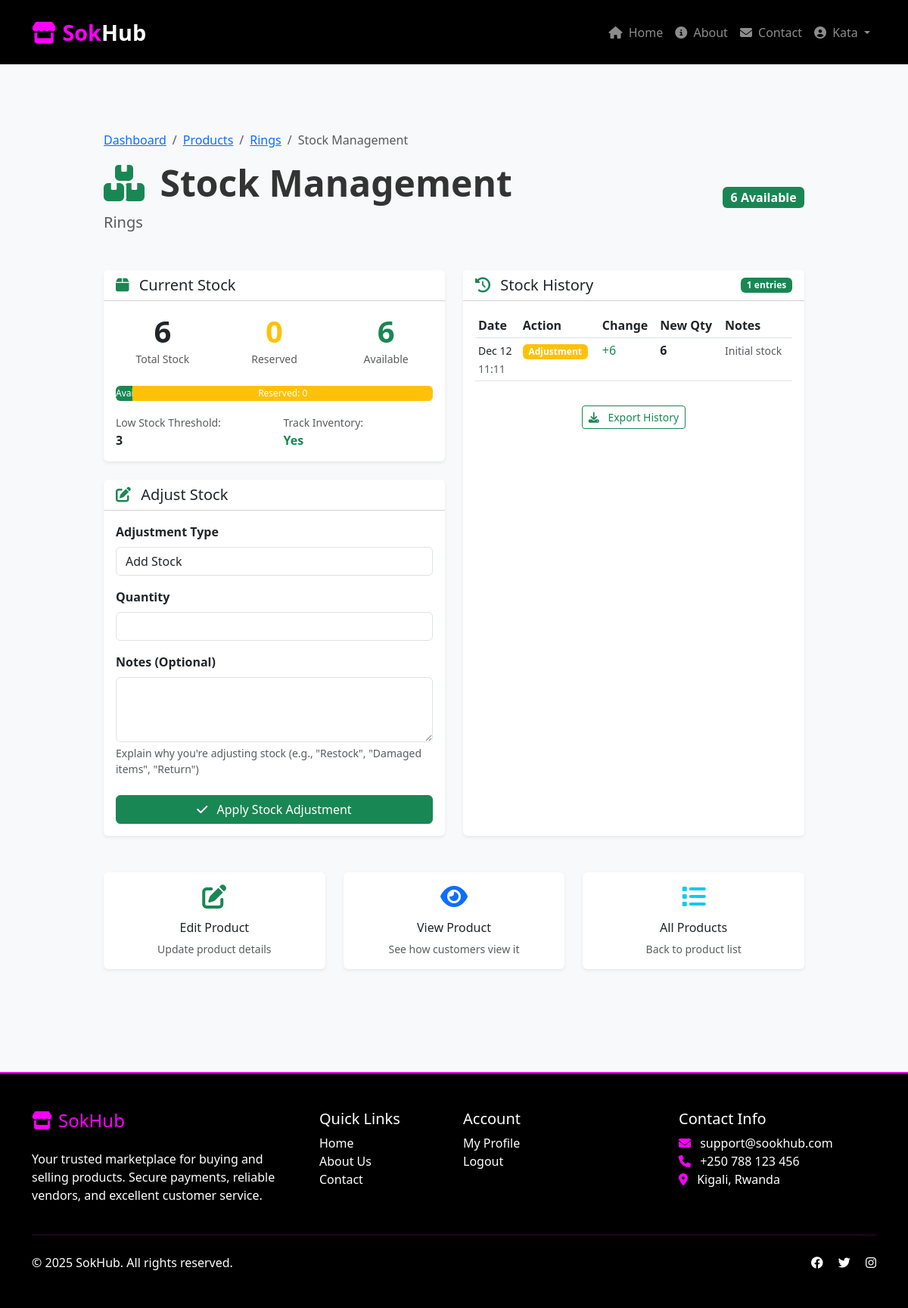
Page /vendor/products/4/stock/ (signed in) on the earlier database version.
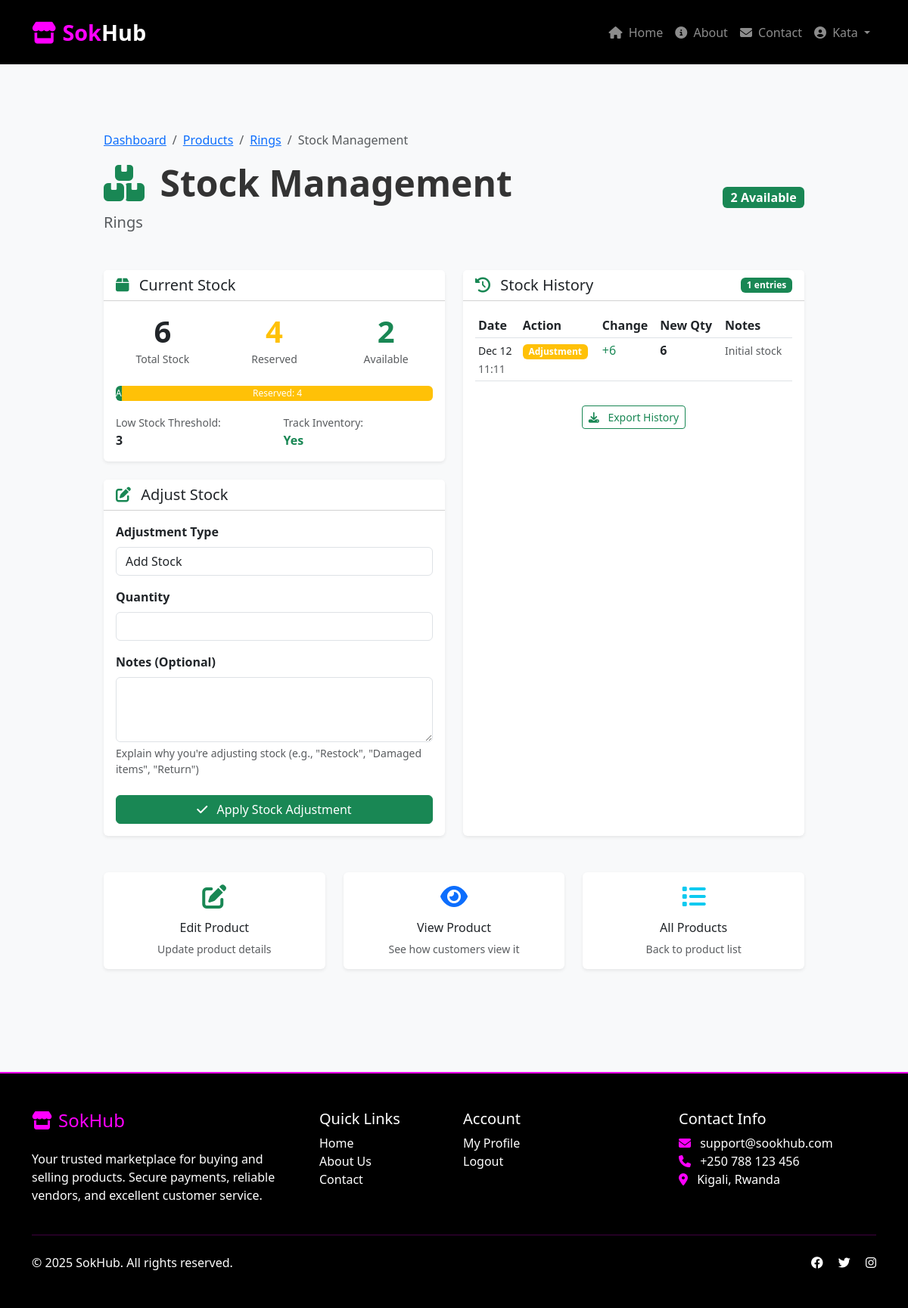
Same page on the later database version.
### product/models.py (models this page shows, shortened)
class Product(models.Model):
    STATUS_CHOICES = (
        ('draft', 'Draft'),
        ('active', 'Active'),
        ('out_of_stock', 'Out of Stock'),
        ('discontinued', 'Discontinued'),
        ('pending_review', 'Pending Review'),
    )
    name = models.CharField(max_length=200)
    slug = models.SlugField(max_length=200, unique=True)
    description = models.TextField()
    short_description = models.CharField(max_length=300, blank=True, null=True)
    vendor = models.ForeignKey('customer.User', on_delete=models.CASCADE,
                              limit_choices_to={'user_type': 'vendor'},
                              related_name='products')
    price = models.DecimalField(max_digits=10, decimal_places=2,
                               validators=[MinValueValidator(Decimal('0.01'))])
    compare_at_price = models.DecimalField(max_digits=10, decimal_places=2,
                                          null=True, blank=True,
                                          validators=[MinValueValidator(Decimal('0.01'))])
    sku = models.CharField(max_length=100, unique=True, blank=True, null=True)
    barcode = models.CharField(max_length=100, blank=True, null=True)
    quantity = models.IntegerField(default=0, validators=[MinValueValidator(0)])
    low_stock_threshold = models.IntegerField(default=5, validators=[MinValueValidator(1)])
    is_track_inventory = models.BooleanField(default=True)
    allow_backorder = models.BooleanField(default=False)
    category = models.ForeignKey(Category, on_delete=models.SET_NULL,
                                null=True, blank=True, related_name='products')
    tags = models.ManyToManyField('ProductTag', blank=True)
    status = models.CharField(max_length=20, choices=STATUS_CHOICES, default='draft')
    is_featured = models.BooleanField(default=False)
    is_available = models.BooleanField(default=True)
    requires_shipping = models.BooleanField(default=True)
    main_image = models.ImageField(upload_to=image_path, null=True, blank=True)
    meta_title = models.CharField(max_length=200, blank=True, null=True)
    meta_description = models.TextField(blank=True, null=True)
    view_count = models.IntegerField(default=0)
    purchase_count = models.IntegerField(default=0)
    average_rating = models.DecimalField(max_digits=3, decimal_places=2, default=0.00,
                                        validators=[MinValueValidator(0), MaxValueValidator(5)])
    reservation_count = models.IntegerField(default=0)  # Items reserved in carts
    last_restocked = models.DateTimeField(null=True, blank=True)
    created_at = models.DateTimeField(auto_now_add=True)
    updated_at = models.DateTimeField(auto_now=True)
    published_at = models.DateTimeField(null=True, blank=True)
    class Meta:
        ordering = ['-created_at']
        indexes = [
            models.Index(fields=['slug']),
            models.Index(fields=['status', 'is_available']),
            models.Index(fields=['vendor', 'status']),
            models.Index(fields=['category', 'is_available']),
        ]
    def get_available_quantity(self):
        try:
            return max(0, self.quantity - self.reservation_count)
        except:
            return 0
    def is_in_stock(self):
        if not self.is_track_inventory:
            return True
        if self.allow_backorder:
            return True
        return self.get_available_quantity() > 0

### product/views.py (the view)
# urls.py: path('vendor/products/<int:pk>/stock/', views.vendor_stock_management, name='vendor_stock_management'),
@login_required
@vendor_required
def vendor_stock_management(request, pk):
    product = get_object_or_404(Product, pk=pk, vendor=request.user)
    if request.method == 'POST':
        form = StockAdjustmentForm(request.POST)
        if form.is_valid():
            adjustment_type = form.cleaned_data['adjustment_type']
            quantity = form.cleaned_data['quantity']
            notes = form.cleaned_data['notes']
            try:
                with transaction.atomic():
                    old_quantity = product.quantity
                    if adjustment_type == 'add':
                        product.quantity += quantity
                        quantity_change = quantity
                    elif adjustment_type == 'remove':
                        if product.quantity >= quantity:
                            product.quantity -= quantity
                            quantity_change = -quantity
                        else:
                            messages.error(request, 'Cannot remove more stock than available.')
                            return redirect('vendor_stock_management', pk=pk)
                    else:  # set
                        quantity_change = quantity - old_quantity
                        product.quantity = quantity
                    product.save()
                    StockHistory.objects.create(
                        product=product,
                        action='adjustment',
                        quantity_change=quantity_change,
                        new_quantity=product.quantity,
                        notes=notes,
                        performed_by=request.user
                    )
                    messages.success(request, 'Stock updated successfully!')
                    return redirect('vendor_product_list')
            except Exception as e:
                messages.error(request, f'Error updating stock: {str(e)}')
    else:
        form = StockAdjustmentForm()
    stock_history = StockHistory.objects.filter(product=product).order_by('-created_at')[:20]
    context = {
        'product': product,
        'form': form,
        'stock_history': stock_history,
    }
    return render(request, 'vendor/stock_management.html', context)

### product/form.py
class StockAdjustmentForm(forms.Form):
    ADJUSTMENT_TYPES = (
        ('add', 'Add Stock'),
        ('remove', 'Remove Stock'),
        ('set', 'Set Stock'),
    )
    adjustment_type = forms.ChoiceField(
        choices=ADJUSTMENT_TYPES,
        widget=forms.Select(attrs={'class': 'form-control'})
    )
    quantity = forms.IntegerField(
        min_value=1,
        widget=forms.NumberInput(attrs={'class': 'form-control'})
    )
    notes = forms.CharField(
        required=False,
        widget=forms.Textarea(attrs={'class': 'form-control', 'rows': 3})
    )

### product/templates/vendor/stock_management.html (shortened to what the changed rows need)
{% extends "base.html" %}
{% block content %}
<div class="container py-5">
    <div class="row justify-content-center">
        <div class="col-lg-10">
            <div class="mb-5">
                <nav aria-label="breadcrumb">
                    <ol class="breadcrumb">
                        <li class="breadcrumb-item"><a href="{% url 'vendor_edit_product' product.pk %}">{{ product.name|truncatechars:30 }}</a></li>
                    </ol>
                </nav>
                <div class="d-flex justify-content-between align-items-center">
                    <div>
                        <h1 class="display-5 fw-bold">
                            <i class="fas fa-boxes me-2 text-success"></i> Stock Management
                        </h1>
                        <p class="lead text-muted mb-0">{{ product.name }}</p>
                    </div>
                    <div class="text-end">
                        <span class="badge bg-{% if product.is_in_stock %}success{% else %}danger{% endif %} fs-6">
                            {% if product.is_in_stock %}
                                {{ product.get_available_quantity }} Available
                            {% else %}
                                Out of Stock
                            {% endif %}
                        </span>
                    </div>
                </div>
            </div>
            <div class="row">
                <div class="col-lg-6 mb-4">
                    <div class="card shadow-sm mb-4">
                        <div class="card-body">
                            <div class="row text-center">
                                <div class="col-4">
                                    <div class="display-6 fw-bold">{{ product.quantity }}</div>
                                    <small class="text-muted">Total Stock</small>
                                </div>
                                <div class="col-4">
                                    <div class="display-6 fw-bold text-warning">{{ product.reservation_count }}</div>
                                    <small class="text-muted">Reserved</small>
                                </div>
                                <div class="col-4">
                                    <div class="display-6 fw-bold text-success">{{ product.get_available_quantity }}</div>
                                    <small class="text-muted">Available</small>
                                </div>
                            </div>
                            <div class="mt-4">
                                <div class="progress" style="height: 20px;">
                                    {% with available_percentage=product.get_available_quantity|floatformat:0 %}
                                    <div class="progress-bar bg-success"
                                         role="progressbar"
                                         style="width: {{ available_percentage }}%">
                                        Available: {{ product.get_available_quantity }}
                                    </div>
                                    <div class="progress-bar bg-warning"
                                         role="progressbar"
                                         style="width: {{ 100|add:available_percentage|floatformat:0 }}%">
                                        Reserved: {{ product.reservation_count }}
                                    </div>
                                    {% endwith %}
                                </div>
                            </div>
                            <div class="row mt-3">
                                <div class="col-6">
                                    <small class="text-muted">Low Stock Threshold:</small>
                                    <div class="fw-bold">{{ product.low_stock_threshold }}</div>
                                </div>
                            </div>
                        </div>
                    </div>
                </div>
                <div class="col-lg-6 mb-4">
                    <div class="card shadow-sm h-100">
                        <div class="card-body">
                            {% if stock_history %}
                            <div class="table-responsive">
                                <table class="table table-sm">
                                    <thead>
                                        <tr>
                                            <th>Date</th>
                                            <th>Action</th>
                                            <th>Change</th>
                                            <th>New Qty</th>
                                            <th>Notes</th>
                                        </tr>
                                    </thead>
                                </table>
                            </div>
                            {% else %}
                            <div class="text-center py-5">
                                <i class="fas fa-history fa-3x text-muted mb-3"></i>
                                <h5>No stock history</h5>
                                <p class="text-muted">Stock adjustments will appear here</p>
                            </div>
                            {% endif %}
                        </div>
                    </div>
                </div>
            </div>
        </div>
    </div>
</div>
{% endblock %}

Differences in the rows shown:
changed Product "Rings": get_available_quantity "6" → "2"; reservation_count "0" → "4"
Other differences:
{{ available_percentage }}: 6 → 2 (drawn)
{{ 100|add:available_percentage|floatformat:0 }}: 106 → 102 (drawn)
